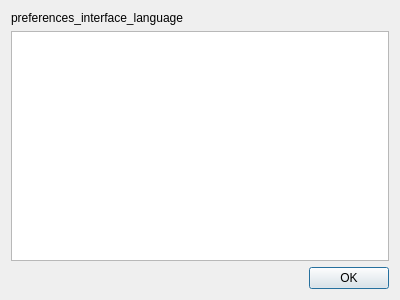
<?xml version="1.0" encoding="UTF-8"?>
<ui version="4.0">
 <class>Dialog</class>
 <widget class="QDialog" name="Dialog">
  <property name="geometry">
   <rect>
    <x>0</x>
    <y>0</y>
    <width>400</width>
    <height>300</height>
   </rect>
  </property>
  <property name="windowTitle">
   <string notr="true">Anki</string>
  </property>
  <layout class="QVBoxLayout" name="verticalLayout">
   <item>
    <widget class="QLabel" name="label">
     <property name="text">
      <string>preferences_interface_language</string>
     </property>
    </widget>
   </item>
   <item>
    <widget class="QListWidget" name="lang"/>
   </item>
   <item>
    <widget class="QDialogButtonBox" name="buttonBox">
     <property name="orientation">
      <enum>Qt::Horizontal</enum>
     </property>
     <property name="standardButtons">
      <set>QDialogButtonBox::Ok</set>
     </property>
    </widget>
   </item>
  </layout>
 </widget>
 <resources/>
 <connections>
  <connection>
   <sender>buttonBox</sender>
   <signal>accepted()</signal>
   <receiver>Dialog</receiver>
   <slot>accept()</slot>
   <hints>
    <hint type="sourcelabel">
     <x>248</x>
     <y>254</y>
    </hint>
    <hint type="destinationlabel">
     <x>157</x>
     <y>274</y>
    </hint>
   </hints>
  </connection>
  <connection>
   <sender>buttonBox</sender>
   <signal>rejected()</signal>
   <receiver>Dialog</receiver>
   <slot>reject()</slot>
   <hints>
    <hint type="sourcelabel">
     <x>316</x>
     <y>260</y>
    </hint>
    <hint type="destinationlabel">
     <x>286</x>
     <y>274</y>
    </hint>
   </hints>
  </connection>
 </connections>
</ui>
